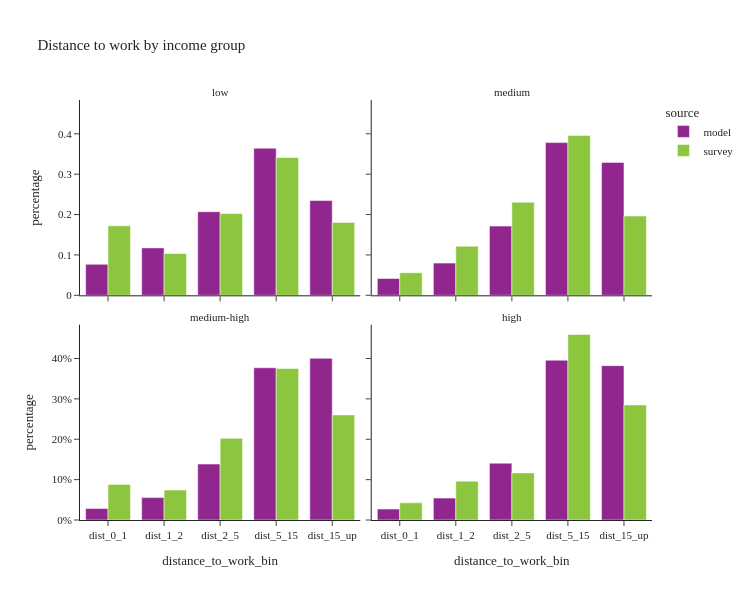

Source (notebook cell):
### Code cell
util.plot_share_facetbar(per_data.loc[(per_data['is_worker'])], 'person_weight', share_col="distance_to_work_bin", title="Distance to work by income group", 
                            facet_col="income_group", facet_col_wrap=2, height=600, orientation='v')

### Figure 1 — Plotly figure (JSON) as saved in the notebook; plotly's stock layout.template omitted (floating-point values rounded to 4 significant figures)
{"data": [{"alignmentgroup": "True", "customdata": [[14834], [22729], [40062], [70507], [45407]], "hovertemplate": "source=model<br>income_group=low<br>distance_to_work_bin=%{x}<br>percentage=%{y}<br>sample_size=%{customdata[0]}<extra></extra>", "legendgroup": "model", "marker": {"color": "#91268F", "pattern": {"shape": ""}}, "name": "model", "offsetgroup": "model", "orientation": "v", "showlegend": true, "textposition": "auto", "type": "bar", "x": ["dist_0_1", "dist_1_2", "dist_2_5", "dist_5_15", "dist_15_up"], "xaxis": "x3", "y": [0.07665, 0.1174, 0.207, 0.3643, 0.2346], "yaxis": "y3"}, {"alignmentgroup": "True", "customdata": [[16047], [30720], [66047], [145772], [126889]], "hovertemplate": "source=model<br>income_group=medium<br>distance_to_work_bin=%{x}<br>percentage=%{y}<br>sample_size=%{customdata[0]}<extra></extra>", "legendgroup": "model", "marker": {"color": "#91268F", "pattern": {"shape": ""}}, "name": "model", "offsetgroup": "model", "orientation": "v", "showlegend": false, "textposition": "auto", "type": "bar", "x": ["dist_0_1", "dist_1_2", "dist_2_5", "dist_5_15", "dist_15_up"], "xaxis": "x4", "y": [0.04163, 0.07969, 0.1713, 0.3782, 0.3292], "yaxis": "y4"}, {"alignmentgroup": "True", "customdata": [[14090], [27406], [68447], [186311], [197871]], "hovertemplate": "source=model<br>income_group=medium-high<br>distance_to_work_bin=%{x}<br>percentage=%{y}<br>sample_size=%{customdata[0]}<extra></extra>", "legendgroup": "model", "marker": {"color": "#91268F", "pattern": {"shape": ""}}, "name": "model", "offsetgroup": "model", "orientation": "v", "showlegend": false, "textposition": "auto", "type": "bar", "x": ["dist_0_1", "dist_1_2", "dist_2_5", "dist_5_15", "dist_15_up"], "xaxis": "x", "y": [0.02852, 0.05546, 0.1385, 0.3771, 0.4004], "yaxis": "y"}, {"alignmentgroup": "True", "customdata": [[14023], [28120], [72956], [205268], [198267]], "hovertemplate": "source=model<br>income_group=high<br>distance_to_work_bin=%{x}<br>percentage=%{y}<br>sample_size=%{customdata[0]}<extra></extra>", "legendgroup": "model", "marker": {"color": "#91268F", "pattern": {"shape": ""}}, "name": "model", "offsetgroup": "model", "orientation": "v", "showlegend": false, "textposition": "auto", "type": "bar", "x": ["dist_0_1", "dist_1_2", "dist_2_5", "dist_5_15", "dist_15_up"], "xaxis": "x2", "y": [0.02704, 0.05422, 0.1407, 0.3958, 0.3823], "yaxis": "y2"}, {"alignmentgroup": "True", "customdata": [[86], [48], [96], [105], [40]], "hovertemplate": "source=survey<br>income_group=low<br>distance_to_work_bin=%{x}<br>percentage=%{y}<br>sample_size=%{customdata[0]}<extra></extra>", "legendgroup": "survey", "marker": {"color": "#8CC63E", "pattern": {"shape": ""}}, "name": "survey", "offsetgroup": "survey", "orientation": "v", "showlegend": true, "textposition": "auto", "type": "bar", "x": ["dist_0_1", "dist_1_2", "dist_2_5", "dist_5_15", "dist_15_up"], "xaxis": "x3", "y": [0.1723, 0.1036, 0.2024, 0.3412, 0.1805], "yaxis": "y3"}, {"alignmentgroup": "True", "customdata": [[40], [37], [77], [119], [65]], "hovertemplate": "source=survey<br>income_group=medium<br>distance_to_work_bin=%{x}<br>percentage=%{y}<br>sample_size=%{customdata[0]}<extra></extra>", "legendgroup": "survey", "marker": {"color": "#8CC63E", "pattern": {"shape": ""}}, "name": "survey", "offsetgroup": "survey", "orientation": "v", "showlegend": false, "textposition": "auto", "type": "bar", "x": ["dist_0_1", "dist_1_2", "dist_2_5", "dist_5_15", "dist_15_up"], "xaxis": "x4", "y": [0.05589, 0.1215, 0.2305, 0.3958, 0.1963], "yaxis": "y4"}, {"alignmentgroup": "True", "customdata": [[113], [82], [195], [329], [195]], "hovertemplate": "source=survey<br>income_group=medium-high<br>distance_to_work_bin=%{x}<br>percentage=%{y}<br>sample_size=%{customdata[0]}<extra></extra>", "legendgroup": "survey", "marker": {"color": "#8CC63E", "pattern": {"shape": ""}}, "name": "survey", "offsetgroup": "survey", "orientation": "v", "showlegend": false, "textposition": "auto", "type": "bar", "x": ["dist_0_1", "dist_1_2", "dist_2_5", "dist_5_15", "dist_15_up"], "xaxis": "x", "y": [0.08812, 0.07415, 0.2022, 0.3751, 0.2604], "yaxis": "y"}, {"alignmentgroup": "True", "customdata": [[96], [88], [197], [392], [215]], "hovertemplate": "source=survey<br>income_group=high<br>distance_to_work_bin=%{x}<br>percentage=%{y}<br>sample_size=%{customdata[0]}<extra></extra>", "legendgroup": "survey", "marker": {"color": "#8CC63E", "pattern": {"shape": ""}}, "name": "survey", "offsetgroup": "survey", "orientation": "v", "showlegend": false, "textposition": "auto", "type": "bar", "x": ["dist_0_1", "dist_1_2", "dist_2_5", "dist_5_15", "dist_15_up"], "xaxis": "x2", "y": [0.04253, 0.09627, 0.1167, 0.4595, 0.285], "yaxis": "y2"}], "layout": {"annotations": [{"font": {}, "showarrow": false, "text": "medium-high", "x": 0.245, "xanchor": "center", "xref": "paper", "y": 0.465, "yanchor": "bottom", "yref": "paper"}, {"font": {}, "showarrow": false, "text": "high", "x": 0.755, "xanchor": "center", "xref": "paper", "y": 0.465, "yanchor": "bottom", "yref": "paper"}, {"font": {}, "showarrow": false, "text": "low", "x": 0.245, "xanchor": "center", "xref": "paper", "y": 1.0, "yanchor": "bottom", "yref": "paper"}, {"font": {}, "showarrow": false, "text": "medium", "x": 0.755, "xanchor": "center", "xref": "paper", "y": 1.0, "yanchor": "bottom", "yref": "paper"}], "barmode": "group", "height": 600, "legend": {"title": {"text": "source"}, "tracegroupgap": 0}, "title": {"text": "Distance to work by income group"}, "width": 750, "xaxis": {"anchor": "y", "domain": [0, 0.49], "title": {"text": "distance_to_work_bin"}}, "xaxis2": {"anchor": "y2", "domain": [0.51, 1], "matches": "x", "title": {"text": "distance_to_work_bin"}}, "xaxis3": {"anchor": "y3", "domain": [0, 0.49], "matches": "x", "showticklabels": false}, "xaxis4": {"anchor": "y4", "domain": [0.51, 1], "matches": "x", "showticklabels": false}, "yaxis": {"anchor": "x", "domain": [0, 0.465], "tickformat": ".0%", "title": {"text": "percentage"}}, "yaxis2": {"anchor": "x2", "domain": [0, 0.465], "matches": "y", "showticklabels": false, "tickformat": ".0%"}, "yaxis3": {"anchor": "x3", "domain": [0.535, 1.0], "matches": "y", "title": {"text": "percentage"}}, "yaxis4": {"anchor": "x4", "domain": [0.535, 1.0], "matches": "y", "showticklabels": false}}}
